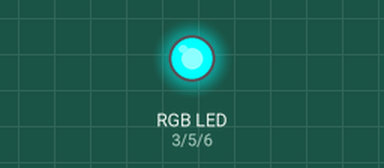
Simulated run of this sketch. Board: Arduino Uno, built with avr-gcc and run on an emulated ATmega328P. Parts: an RGB LED mixed from three pins (HIGH = lit).

Above: at 0.1 s.
At 3.35 s:
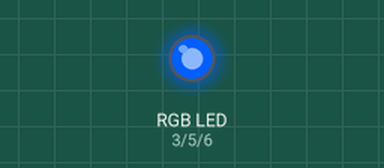
At 10.05 s:
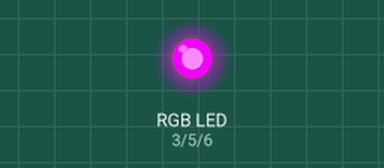
At 19.95 s:
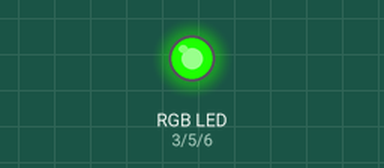
At 29.85 s:
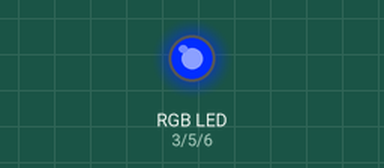
At 39.86 s:
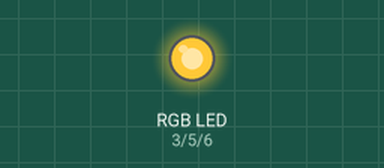
Timing chart, 0 to 40.0 s (numbered marks = the images above):
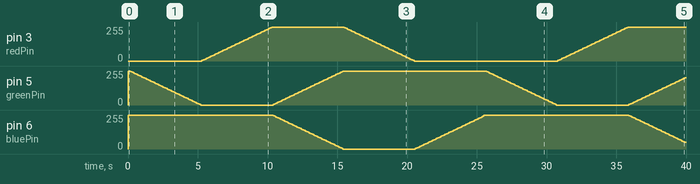

Measured:
- by itself, pin 3 (redPin): 0/255 → 5/255 at 5.3 s, → 10/255 0.10 s later, → 15/255 0.10 s later, → 20/255 0.10 s later, … (153 changes in this stretch)
- by itself, pin 6 (bluePin): 0/255 → 255/255 at 0.00 s, → 250/255 10.4 s later, → 245/255 0.10 s later, → 240/255 0.10 s later, … (143 changes in this stretch)

The sketch:

RGB_pulsar.ino
```cpp
/*
RGB pulsar - Colin Zeidler
*/

int redPin = 3;
int greenPin = 5;
int bluePin = 6;

int redC = 0;
int greenC = 255;
int blueC = 255;

void setup()
{
  pinMode(redPin, OUTPUT);
  pinMode(greenPin, OUTPUT);
  pinMode(bluePin, OUTPUT);
}

void loop()
{
  //0 is on, 255 is off
  setColor(redC, greenC, blueC);  // red
  while(greenC > 0) {
    delay(100);
    setColor(redC, greenC, blueC);
    greenC -= 5;
  }
  while(redC < 255) {
    delay(100);
    setColor(redC, greenC, blueC);
    redC += 5;
  }
  //reC = 255, greenC = 0, blueC = 255
  while(greenC < 255) {
    delay(100);
    setColor(redC, greenC, blueC);
    greenC += 5;
    blueC -= 5;
  }
  //redC = 255, greenC = 255, blueC = 0
  while(redC > 0) {
    delay(100);
    setColor(redC, greenC, blueC);
    redC -= 5;
  }
  //redC = 0, greenC = 255, blueC = 0
  while(blueC < 255) {
    delay(100);
    setColor(redC, greenC, blueC);
    blueC += 5;
  }
}

void setColor(int red, int green, int blue)
{
  analogWrite(redPin, red);
  analogWrite(greenPin, green);
  analogWrite(bluePin, blue);
}
```
